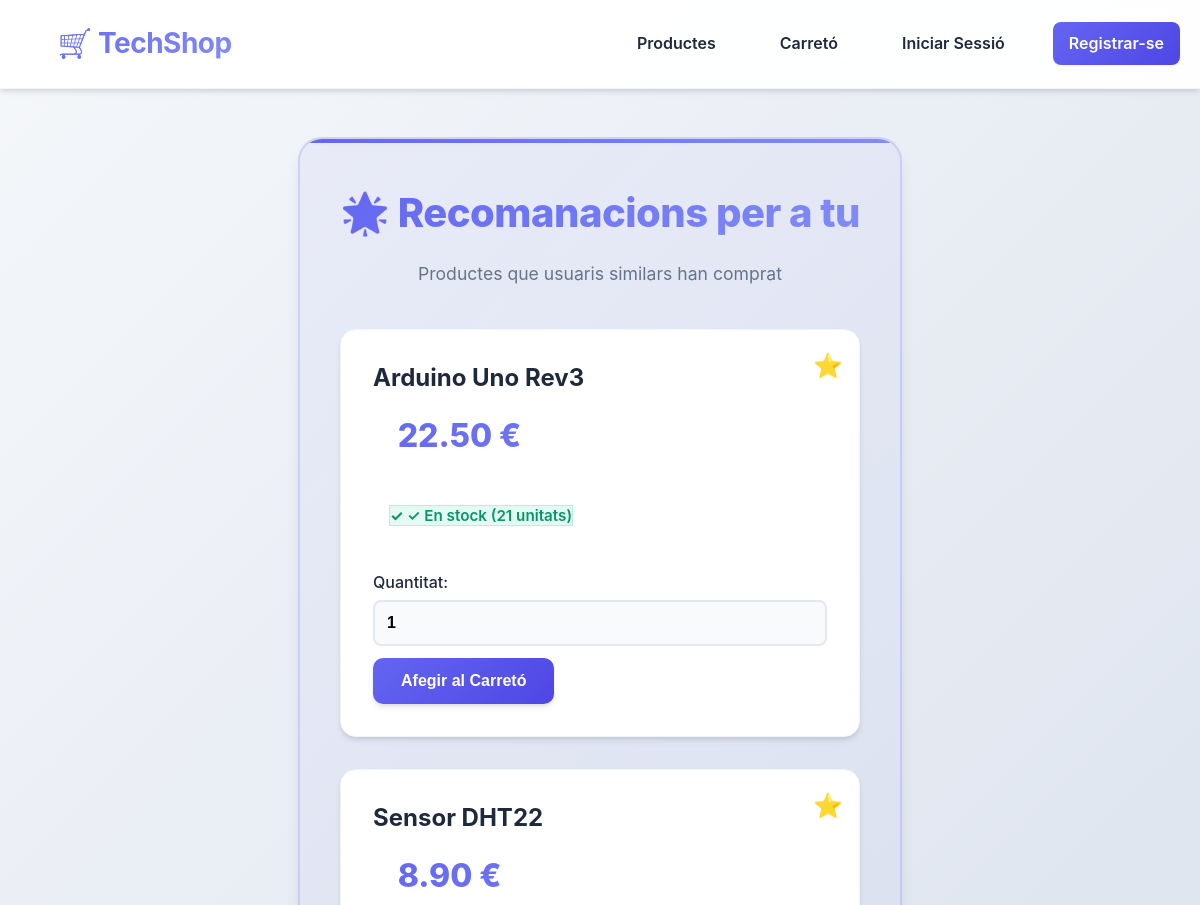
Before: / (upper part) with the older database file.
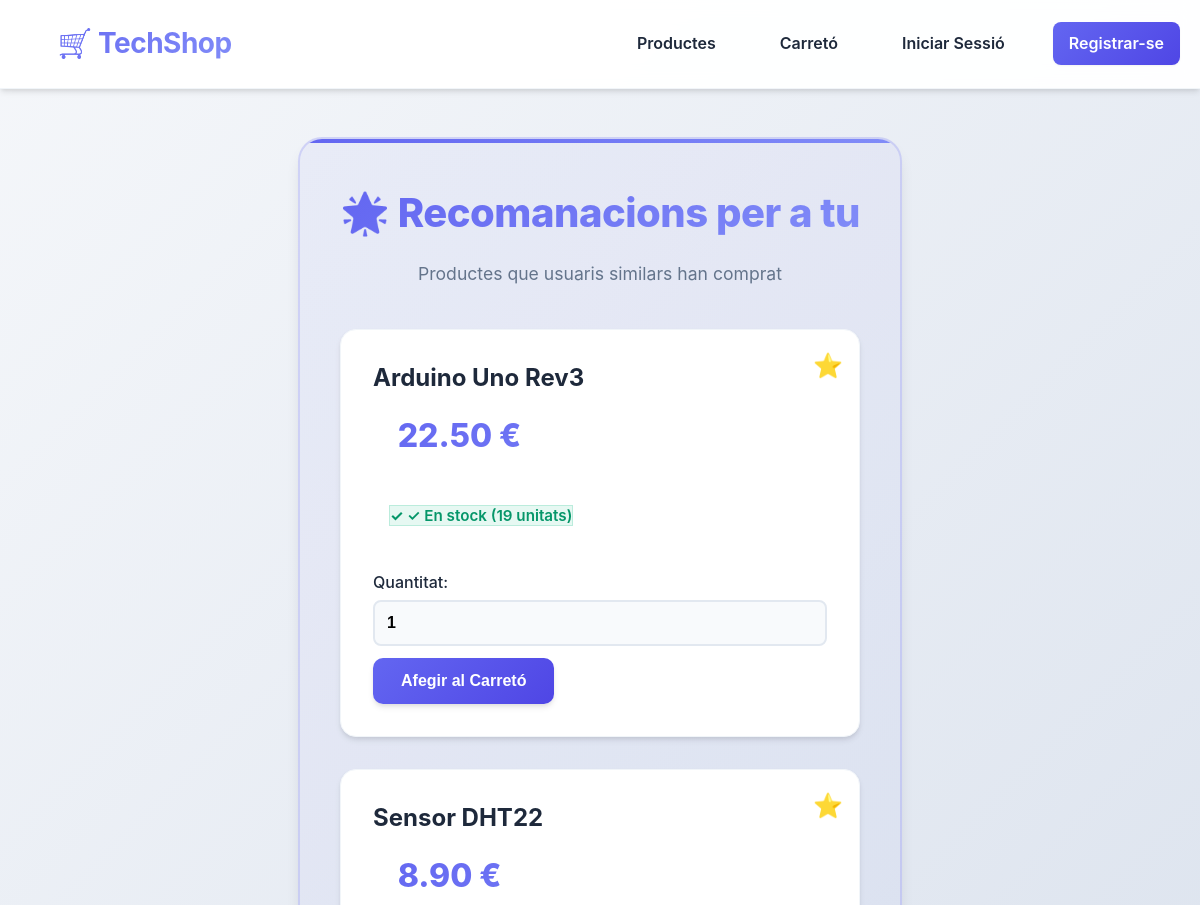
After: the same page with the newer database file.
### tables this page shows
CREATE TABLE Product (
    id INTEGER PRIMARY KEY AUTOINCREMENT,
    name VARCHAR(100) NOT NULL,
    price DECIMAL(10,2) NOT NULL CHECK(price >= 0),
    stock INTEGER NOT NULL CHECK(stock >= 0)
);

### app.py (the view)
@app.route('/')
def index():
    products = Product.get_all(DB_PATH)
    user_id = session.get('user_id', None)
    recommended_products = recommendation_controller.get_recommended_products(
        user_id, DB_PATH, limit=5
    )
    return render_template('index.html',
                         products=products,
                         recommended_products=recommended_products)

### controllers/recommendation_controller.py (called while the page is built, shortened)
def get_recommended_products(user_id: Optional[int], db_path: Path, limit: int = 5) -> List[Product]:
    if user_id is None:
        popular = get_popular_products(db_path, limit=limit)
        recommended_ids = [product_id for product_id, _ in popular]
    recommended_products = []
    for product_id in recommended_ids:
        product = Product.get_by_id(product_id, db_path)
        if product and product.stock > 0:  # Només recomanar productes amb stock
            recommended_products.append(product)
    return recommended_products

### models.py (called while the page is built)
    @staticmethod
    def get_all(db_path: Path) -> List['Product']:
        with sqlite3.connect(db_path) as conn:
            conn.row_factory = sqlite3.Row
            cur = conn.cursor()
            cur.execute("SELECT * FROM Product ORDER BY name")
            rows = cur.fetchall()
            return [Product(**dict(row)) for row in rows]

### templates/index.html (shortened to what this page needs)
{% extends "base.html" %}
{% block content %}
{% if recommended_products %}
<div class="recommendations-section">
    <h2>🌟 Recomanacions per a tu</h2>
    <p class="subtitle">Productes que usuaris similars han comprat</p>
    <div class="products-grid recommendations-grid">
        {% for product in recommended_products %}
        <div class="product-card recommended-card">
            <div class="product-info">
                <h3>{{ product.name }}</h3>
                <p class="product-price">{{ "%.2f"|format(product.price) }} €</p>
                <p class="product-stock">
                    {% if product.stock > 0 %}
                        <span class="in-stock">✓ En stock ({{ product.stock }} unitats)</span>
                    {% else %}
                        <span class="out-of-stock">✗ Sense stock</span>
                    {% endif %}
                </p>
            </div>
            {% if product.stock > 0 %}
            <form method="POST" action="{{ url_for('add_to_cart') }}" class="add-to-cart-form" data-product-id="{{ product.id }}">
                <div class="quantity-selector">
                    <label for="quantity-rec-{{ product.id }}">Quantitat:</label>
                    <input
                        type="number"
                        id="quantity-rec-{{ product.id }}"
                        name="quantity"
                        min="1"
                        max="5"
                        value="1"
                        required
                        class="quantity-input">
                </div>
                <button type="submit" class="btn btn-primary">Afegir al Carretó</button>
            </form>
            {% else %}
            <button disabled class="btn btn-disabled">Sense Stock</button>
            {% endif %}
        </div>
        {% endfor %}
    </div>
</div>
{% endif %}
{% endblock %}

Changed rows visible on the page:
changed Product "Arduino Uno Rev3": stock "21" → "19"
